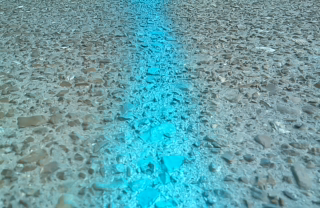
#> input picture RawImg.png, 320 x 208 px
$ python img_processing.py
#> lines starting #> are read from the running program, lines starting #| are printed output that depends on the picture; after the words box and inside, x2 and y2 are one past the last pixel; in counts of white or black regions, pixels touching at a corner belong together; long printed decimals are rounded
import cv2
import numpy as np
from matplotlib import pyplot as plt

img = cv2.imread('RawImg.png')
#> img is the input picture: shape (208, 320, 3); mean B, G, R 168.1, 159.7, 102.4


# Coordinates that you want to Perspective Transform
pts1 = np.float32([[105,0],[210,0],[0,200],[320,200]])
# Size of the Transformed Image
pts2 = np.float32([[0,0],[320,0],[0,200],[320,200]])

# [4 lines of commented-out code are left out]

M = cv2.getPerspectiveTransform(pts1,pts2)
wrap = cv2.warpPerspective(img,M,(320,200))

blue = wrap[:,:,0]
green = wrap[:,:,1]
red = wrap[:,:,2]


keep = red #FIXME: adjust


blur = cv2.blur(keep,(10,10))
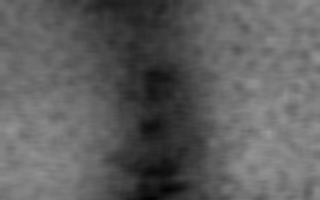
#> blur: shape (200, 320); min 2, max 154, mean 94.4
hist = cv2.calcHist([blur],[0],None,[256],[0,256])
#> hist = 256 values, max 1202 at index 118, min 0 at index 0, mean 250
_,thrsh = cv2.threshold(blur,75,255,cv2.THRESH_BINARY)
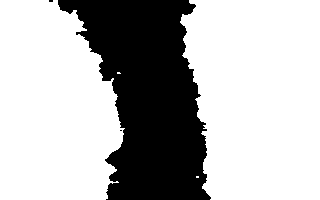
#> thrsh: shape (200, 320); 70.9% white; 3 black regions (2 under 20 px), largest, box (x1, y1, x2, y2) and area: (58, 0, 211, 200) 18623
canny = cv2.Canny(thrsh,threshold1=25,threshold2=30)
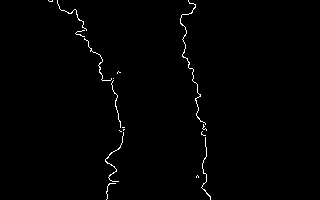
#> canny: shape (200, 320); 0.91% white in thin lines or dots, all inside (x1, y1, x2, y2) = (48, 0, 211, 200)
lines = cv2.HoughLines(canny,1,np.pi/180,1,None,0,0)
print(lines.shape)
#| (5479, 1, 2)

if lines is not None :
    rho, theta = lines[0,0,:]
#> rho = -171; theta = 2.93

    a = np.cos(theta)
#> a = -0.978
    b = np.sin(theta)
#> b = 0.208
    x0 = a * rho
#> x0 = 167.3
    y0 = b * rho
#> y0 = -35.55

    x1 = int(x0 + 1000 * (-b))
#> x1 = -40
    y1 = int(y0 + 1000 * (a))
#> y1 = -1013

    x2 = int(x0 - 1000 * (-b))
#> x2 = 375
    y2 = int(y0 - 1000 * (a))
#> y2 = 942

    cv2.line(wrap, (x1,y1), (x2,y2), (0,0,255), 2)
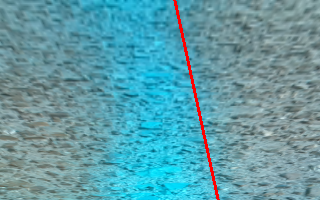
#> wrap: shape (200, 320, 3); mean B, G, R 168.2, 156.6, 96.1

    theta_deg = theta * (180/np.pi)
#> theta_deg = 168
    if theta_deg > 90:
        theta_deg = theta_deg - 180
#> theta_deg = -12
    else:
        theta_deg = theta_deg

    print(theta_deg)
#| -12.000
else:
    print("no line found")

# Show Images
cv2.imshow('img',img)
cv2.imshow('blue', blue)
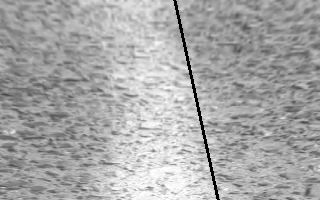
#> window 'blue': shape (200, 320); min 0, max 255, mean 168.2
cv2.imshow('green', green)
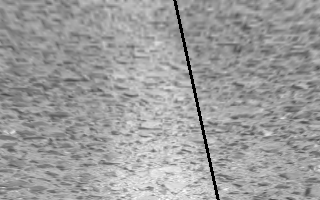
#> window 'green': shape (200, 320); min 0, max 255, mean 156.6
cv2.imshow('red', red)
cv2.imshow('blur',blur)
cv2.imshow('thrsh',thrsh)
cv2.imshow('canny', canny)
cv2.imshow('wrap',wrap)

# Plot Histogram
plt.figure()
plt.title("Pixel Histogram")
plt.xlabel("Bins")
plt.ylabel("Frequency")
plt.plot(hist)
plt.show()
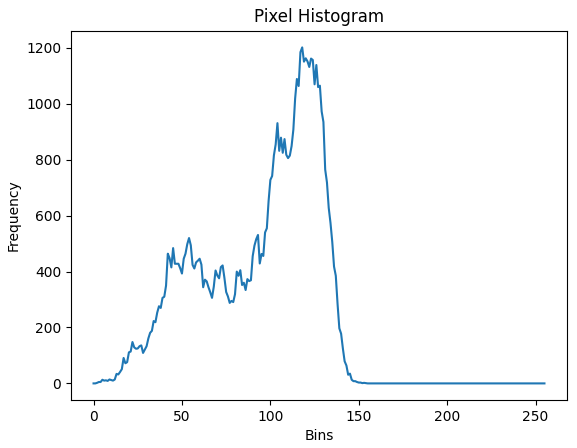
#> figure drawn by matplotlib, 1 panel; curve peaks at x = 118, y = 1202
cv2.waitKey(0)
